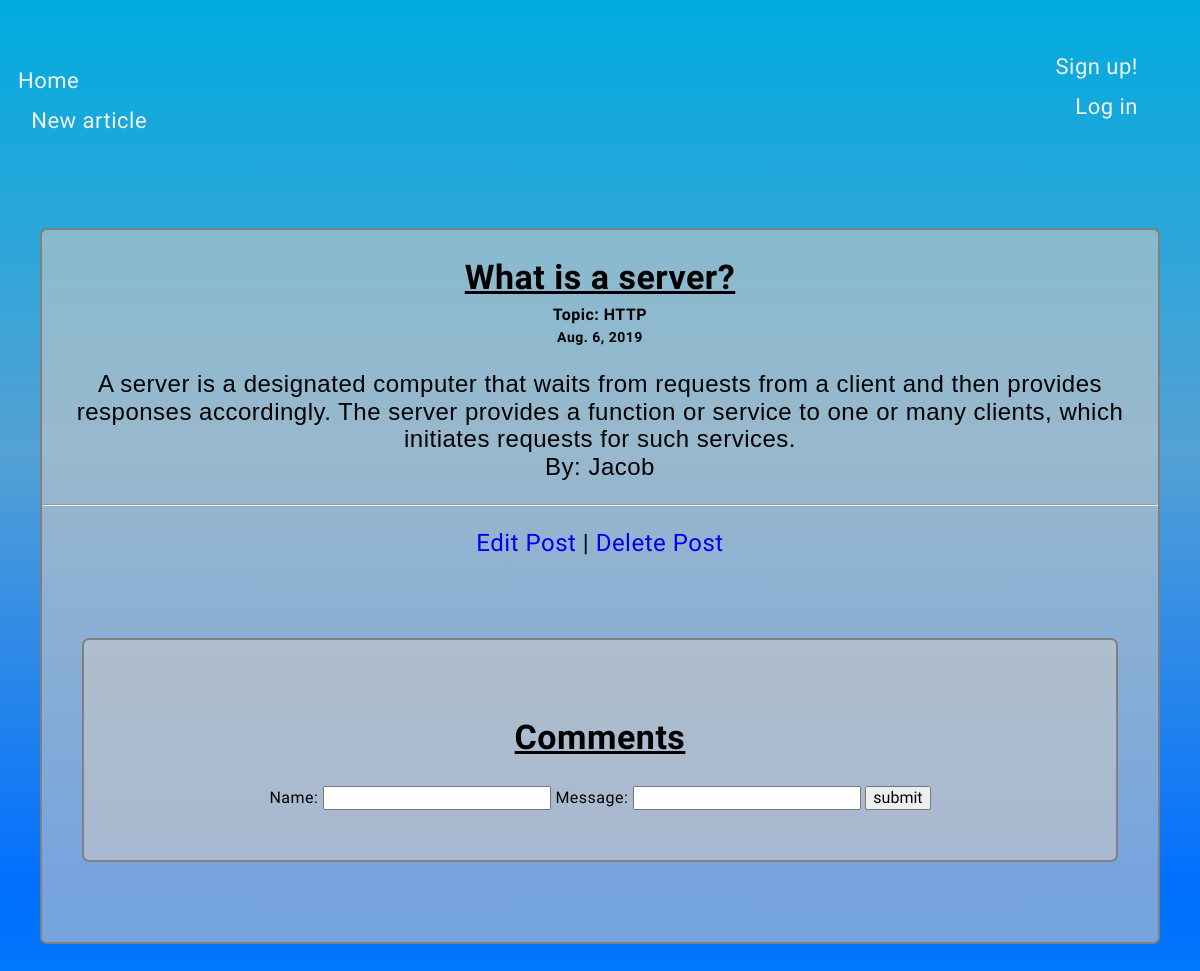
/home/7, run on the app's committed database.
### blog_app/models.py (models this page shows, shortened)
class Article(models.Model):
    title = models.CharField(max_length=255, null=False)
    body = models.TextField()
    draft = models.BooleanField(default=True)
    published_date = models.DateField()
    author = models.CharField(max_length=255, null=False)

class Topic(models.Model):
    name_of_topic = models.CharField(max_length=255, null=True)
    article = models.ManyToManyField('Article', related_name="article_topics")
    def __str__(self):
        return f'{self.name_of_topic}'

### blog_app/views.py (the view)
# urls.py: path('home/<int:id>', post_show, name='post_details'),
def post_show(request, id):
    article = Article.objects.get(pk=id)
    form = CommentForm()
    context = {
        'article': article,
        'comments': Comment.objects.filter(article=article),
        'form': form,
        'topics': Topic.objects.all()
    }
    return render(request, 'post.html', context)

### blog_app/models.py
class CommentForm(ModelForm):
    class Meta:
        model = Comment
        fields = ['name', 'message']

### blog_app/templates/post.html (shortened to what this page needs)
{% extends 'base.html' %}
{% block content %}
<div class='post-container'>
    <div class="post">
        <h2>{{article.title}}</h2>
           {% for top in topics %}
                        {% if top.id == article.id %}
                            <h6>Topic: {{top}}</h6>
                        {% endif %}
                    {% endfor %}
        <h6 class="date" >{{article.published_date}}</h6>
        <p>{{article.body}}
            <span class='author'> By: {{article.author}}</span>
            <hr >
        </p>
    <div class='edit-post-button'>
        <a href="{% url 'edit_article' article.id %}">Edit Post</a> |
        <a class='delete-post-button' href="{% url 'delete_article' article.id %}">Delete Post</a>
    </div>
    <div class="comment-container">
        <h2> Comments </h2>
        <form class='comment-form' action="{% url 'create_comment' %}" method="post">
                <div class='form-name' >
                    <label for='form-name' name='form-name' > Name: </label>
                        {{form.name}}
                    <label for='form-message' name='form-message'  > Message: </label>
                        {{form.message}}
                    <input class="form-submit" type="submit" name="submit" value="submit" >
                </div>
        </form>
    </div>
</div>
{% endblock %}

### blog_app/static/style.css (style rules this page uses)
body { background: linear-gradient(0deg, rgb(0, 171, 223), rgb(0, 110, 255), rgb(84, 161, 212), rgb(0, 171, 223)); color: white; background-repeat: repeat; background-size: cover; font-family: 'Oleo Script Swash Caps', cursive; letter-spacing: 0.5px; }
p, h3, h2 { text-align: center; }
h2 { font-size: 34px; text-decoration: underline; }
p { padding: 0 20px; font-size: 24px; font-family: Helvetica, sans-serif; }
.author { display: block; text-align: center; }
.post { background: rgba(201, 201, 201, 0.589); border: 2px solid gray; border-radius: 7px; margin-top: 20px; color: black; margin-left: 40px; margin-right: 40px; }
.post a { text-decoration: none; }
.post-container { margin-top: -40px; padding-bottom: 400px; }
.edit-post-button { display: block; text-align: center; width: 100%; font-size: 24px; }
.comment-form { display: block; text-align: center; width: 100%; }
.date { font-size: 14px; text-align: center; margin-top: -20px; }
h6 { margin-top: -20px; text-align: center; font-size: 16px; margin-bottom: 25px; }
.comment-container { background: rgba(201, 201, 201, 0.589); border: 2px solid gray; border-radius: 7px; padding: 50px 0; margin: 80px 40px; color: black; }

### data on the page
Article: title "What is a server?", published_date "Aug. 6, 2019", body "A server is a designated computer that waits from requests from a client and then provides responses accordingly. The server provides a function or service to one or many clients, which initiates requests for such services.", author "Jacob"
Topic: name_of_topic "HTTP"
